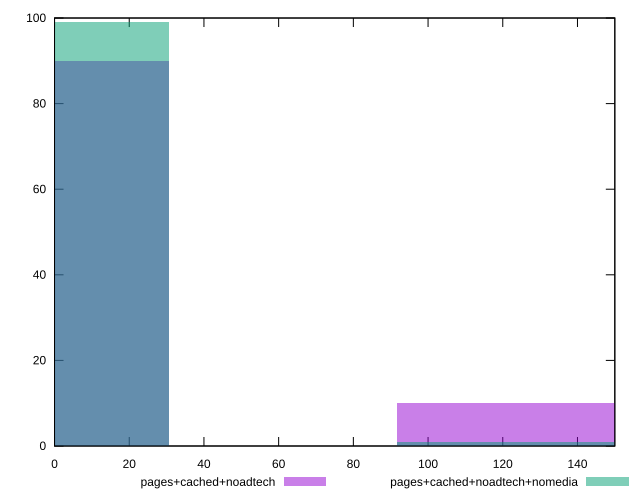

Write gnuplot code to recreate this figure.
reset

$pagesCachedNoadtech <<EOF
0 90
122.28941821982492 10
EOF

$pagesCachedNoadtechNomedia <<EOF
0 99
122.28941821982492 1
EOF

set key outside below
set boxwidth 61.14470910991246
set xrange [0:150]
set yrange [0:100]
set trange [0:100]
set style fill transparent solid 0.5 noborder
set terminal svg size 640, 500 enhanced background rgb 'white'
set output "report_00013_2021-02-09T12-04-24.940Z/unminified-css/comparison/histogram/2_vs_3.svg"

plot $pagesCachedNoadtech title "pages+cached+noadtech" with boxes, \
     $pagesCachedNoadtechNomedia title "pages+cached+noadtech+nomedia" with boxes

reset
